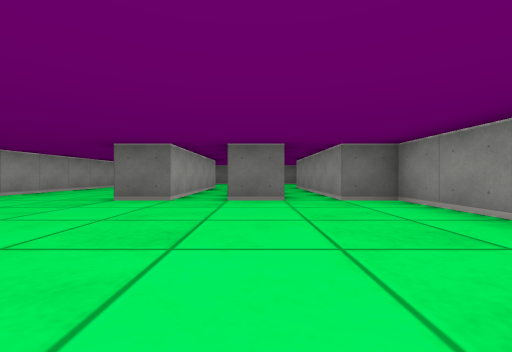
View 1 (above)

16 first-person views from a walk through a cub3D ray-caster map. The camera is about half as high as the walls, looks level and sees 90° across. The floor is counted in squares. Each view is taken from the middle of a square. On the plan, view 1 faces up. The plan holds only what a view shows up to about 9 squares ahead; the rest is blank.

View 2
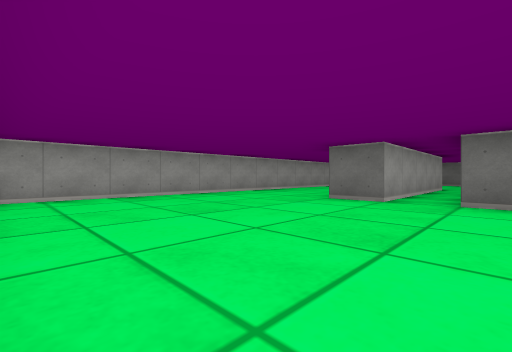

View 3
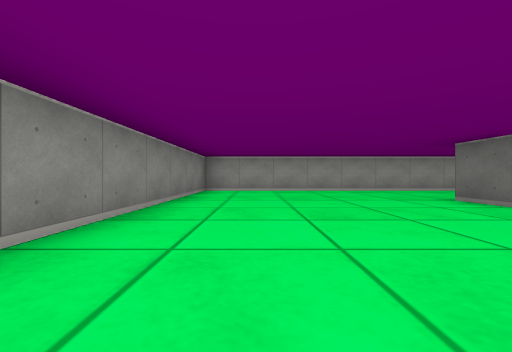

View 4
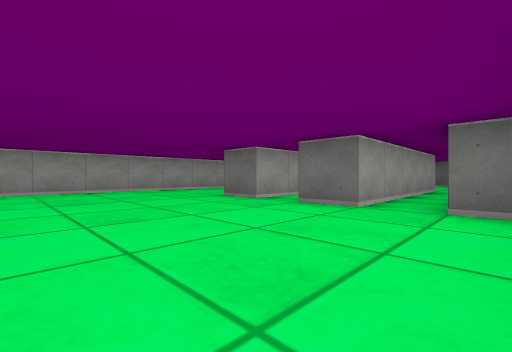

View 5
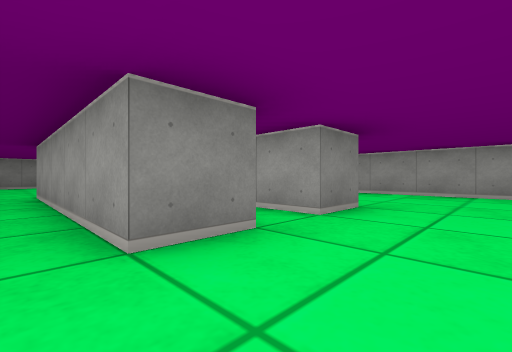

View 6
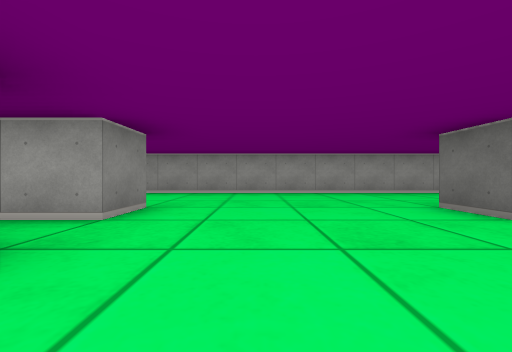

View 7
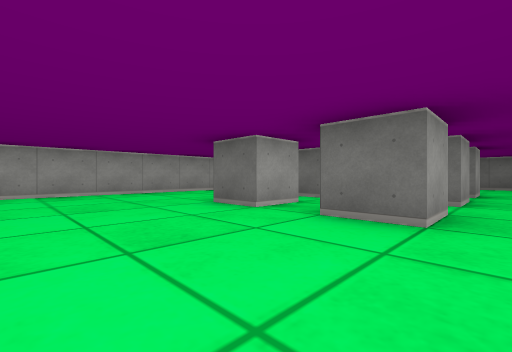

View 8
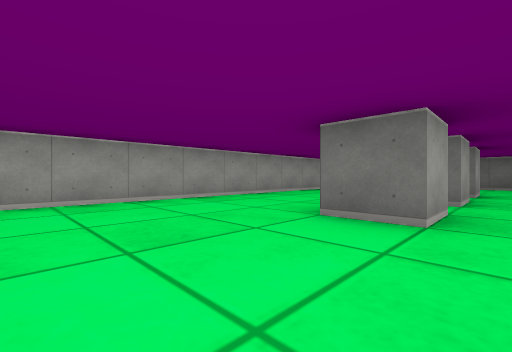

View 9
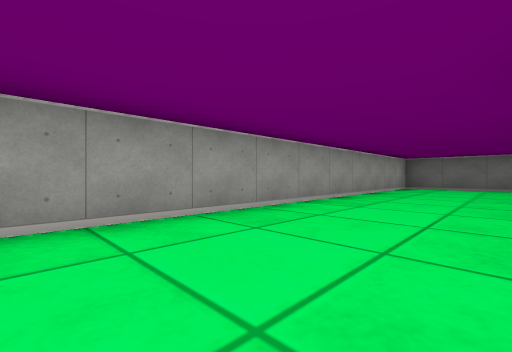

View 10
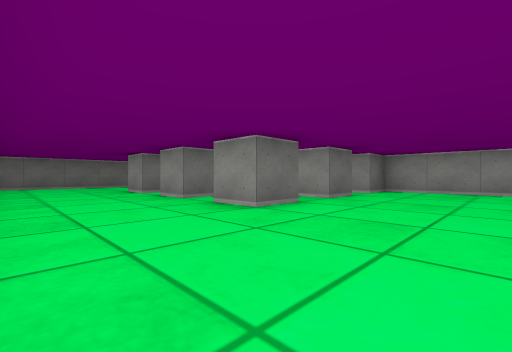

View 11
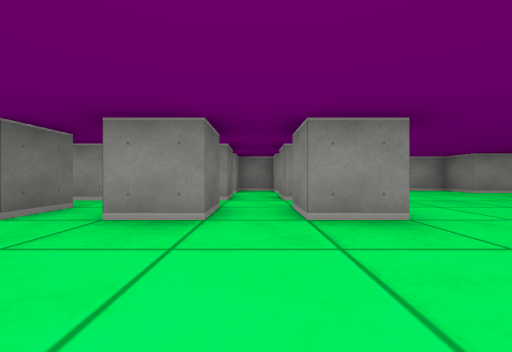

View 12
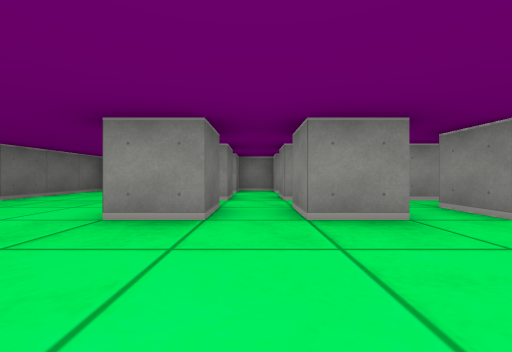

View 13
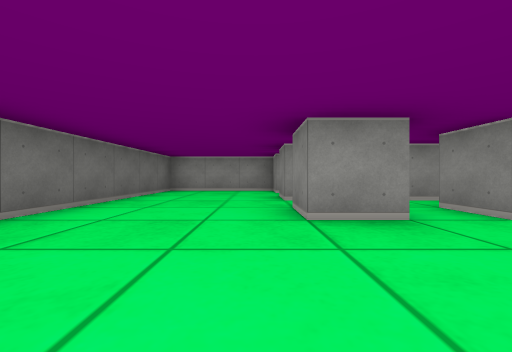

View 14
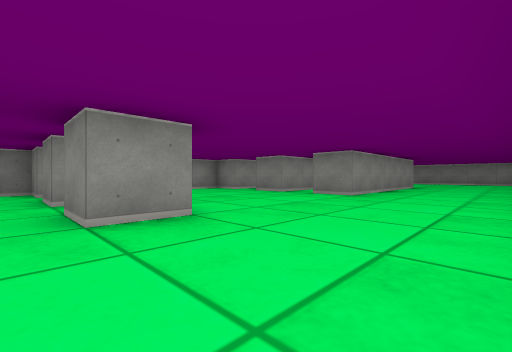

View 15
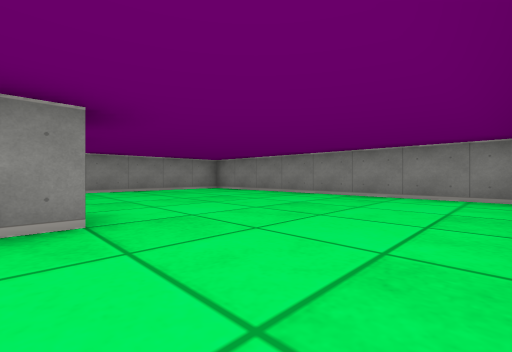

View 16
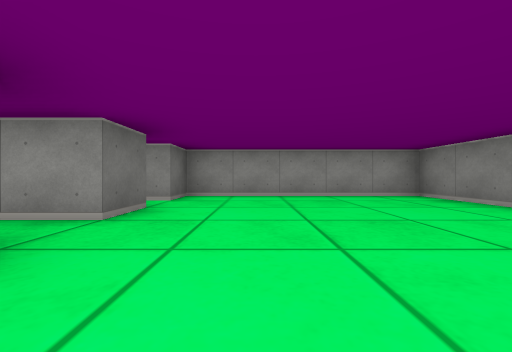

### Floor plan
Points are (right, up) in squares from view 1. A wall is a line through its corners. A room is listed if a view was taken in it or the views show most of it. See-through windows are left out.
Room 1 (views 1, 2, 3, 4, 5, 6, 7, 8, 9, 10, 11, 12, 13, 14, 15, 16)
walls: (-2.5, 9.5) (-1.5, 9.5) (-1.5, 4.5) (-2.5, 4.5) (-2.5, 9.5); (-2.5, 13.5) (-2.5, 14.5) (-1.5, 14.5) (-1.5, 13.5) (-2.5, 13.5); (-0.5, 13.5) (-0.5, 14.5) (0.5, 14.5) (0.5, 13.5) (-0.5, 13.5); (-0.5, 7.9) (-0.5, 9.5) (0.5, 9.5) (0.5, 4.5) (-0.5, 4.5) (-0.5, 5.5); (1.5, 9.5) (2.5, 9.5) (2.5, 13.5) (1.5, 13.5) (1.5, 14.5) (2.5, 14.5) (2.5, 15.5) (1.5, 15.5) (1.5, 16.5) (2.5, 16.5) (2.5, 17.5) (1.5, 17.5) (1.5, 18.5) (2.5, 18.5) (2.5, 21.5) (-5.5, 21.5) (-5.5, -0.5) (2.5, -0.5) (2.5, 4.5) (1.5, 4.5) (1.5, 9.5); (-2.5, 15.5) (-2.5, 16.5) (-1.5, 16.5) (-1.5, 15.5) (-2.5, 15.5); (-0.5, 15.5) (-0.5, 16.5) (0.5, 16.5) (0.5, 15.5) (-0.5, 15.5); (-2.5, 17.5) (-2.5, 18.5) (-1.5, 18.5) (-1.5, 17.5) (-2.5, 17.5); (-0.5, 17.5) (-0.5, 18.5) (0.5, 18.5) (0.5, 17.5) (-0.5, 17.5)

Positions as (right, up) in squares from view 1, and headings:
1: (0, 0), facing up
2: (0, 0), facing up-left
3: (2, 1), facing left
4: (2, 1), facing up-left
5: (1, 11), facing down-left
6: (1, 11), facing left
7: (1, 11), facing up-left
8: (-1, 11), facing up-left
9: (-3, 12), facing up-left
10: (-5, 11), facing up-right
11: (-5, 15), facing right
12: (-5, 17), facing right
13: (-5, 19), facing right
14: (-5, 15), facing down-right
15: (-5, 5), facing down-right
16: (-3, 3), facing right
